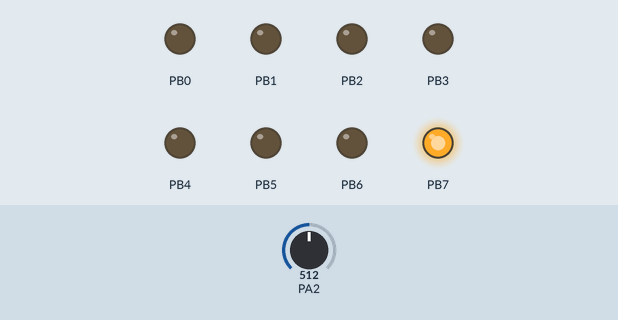
Bench run of a program on a simulated ATmega32, built with avr-gcc and emulated at 8 MHz. On the bench: output pins drawn as LEDs (lit = HIGH). Inputs (shaded band) come from the test bench; at power-on: PA2 = 512.

Above: at 0.1 s.
Timing chart, 0 to 1.6 s (numbered marks = the images above):
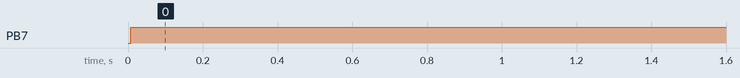

Measured:
- by itself, PB7: LOW → HIGH at 0.01 s

The program:

main.c
```c
/*
 * main.c
 *
 *  Created on: Aug 20, 2023
 *      Author: Marawan Ahmed
 */


#include <avr/io.h>
#include <avr/interrupt.h>

#include "LIB/STD_Types.h"
#include "LIB/BIT_Math.h"

#include "MCAL/DIO/DIO.h"
#include "MCAL/TIM0/TIM0.h"
#include "MCAL/ADC/ADC.h"


u16	Global_u16Frequency = 1;
u16	Global_u16Periodms;

void CallbackFunc(void);

int main(){
	DIO_voidSetPinDirection(DIO_PORTA, DIO_PIN2, DIO_PIN_INPUT);
	ADC_voidInit(ADC_DIV_64);
	u16 Local_u16DigitalValue;

	DIO_voidSetPortDirection(DIO_PORTB, DIO_PORT_OUTPUT);

	TIM0_voidOVFCallback(&CallbackFunc);

	TIM0_voidInit();
	TIM0_voidSetPreValue(232);
	TIM0_voidTimerStart(TIM0_PRE_DIV_8);

	sei();
	TIM0_voidOVFINTControl(TIM0_INT_ENABLE);

	while(1){
		Local_u16DigitalValue = ADC_u16GetDigitalValue(ADC_CHANNEL_2);
		Global_u16Periodms = (Local_u16DigitalValue )/1024;
//		DIO_voidTogglePinValue(DIO_PORTB,DIO_PIN0);
//		DIO_voidTogglePinValue(DIO_PORTB,DIO_PIN1);
//		DIO_voidTogglePinValue(DIO_PORTB,DIO_PIN2);
//		DIO_voidTogglePinValue(DIO_PORTB,DIO_PIN3);
	}
}


void CallbackFunc(void){
	static u16 Local_u16Count =0;
	if(Local_u16Count == 30){
		static u16 Local_u16Count_1 =0;
		if(Local_u16Count_1 == Global_u16Periodms){
			DIO_voidTogglePinValue(DIO_PORTB,DIO_PIN7);
			Local_u16Count_1 =0;
		}
		Local_u16Count_1++;
		Local_u16Count =0;
		TIM0_voidSetPreValue(232);
	}

	Local_u16Count++;
}
```

BIT_Math.h
```c
#ifndef BIT_MATH_H
#define BIT_MATH_H

#define SET_BIT(var,bit) var|(1<<bit)
#define CLR_BIT(var,bit) var&(~(1<<bit))
#define TGL_BIT(var,bit) var^(1<<bit)
#define GET_BIT(var,bit) (var>>bit)&1

#endif
```

STD_Types.h
```c
#ifndef STD_TYPES_H
#define STD_TYPES_H

typedef unsigned char          u8 ;
typedef unsigned short int     u16;
typedef unsigned long int      u32;
typedef signed char            s8 ;
typedef signed short int       s16;
typedef signed long int        s32;
typedef float                  f32;
typedef double                 f64;

typedef void (*ptrFunc_Iv_Ov) (void);


#define NULL ((void*) 0)
#endif
```

ADC.c
```c
/*
 * ADC.c
 *
 *  Created on: Aug 22, 2023
 *      Author: Marawan Ahmed
 */
#include <avr/io.h>
#include <util/delay.h>

#define ADC_REF_AVCC	0
#define ADC_REF_AREF	1
#define ADC_REF_INTERNAL_2V56	2

#include "ADC.h"

void ADC_voidInit(u8 Copy_u8Prescaler){
	/*Enable ADC*/
	ADCSRA = SET_BIT(ADCSRA, ADEN);
	ADCSRA &= (0b11111000 | Copy_u8Prescaler);
//	ADCSRA |= Copy_u8Prescaler;

	/*Select VREF*/
	/*ADMUX REFS1,REFS0*/
	#if ADC_REF_VOLTEAGE == ADC_REF_AVCC
		ADMUX = SET_BIT(ADMUX, REFS0);
		ADMUX = CLR_BIT(ADMUX, REFS1);
	#elif ADC_REF_VOLTEAGE == ADC_REF_AREF
		ADMUX = CLR_BIT(ADMUX, REFS0);
		ADMUX = CLR_BIT(ADMUX, REFS1);
	#else
		ADMUX = SET_BIT(ADMUX, REFS0);
		ADMUX = SET_BIT(ADMUX, REFS1);
	#endif

	/*select right adjust*/
	ADMUX = CLR_BIT(ADMUX, ADLAR);


}

u16 ADC_u16GetDigitalValue (u8 Copy_u8Channel){
	/*Select Channel*/
	ADMUX &= 0b11100000;
	ADMUX |= Copy_u8Channel;

	/*Start Conversion*/
	ADCSRA = SET_BIT(ADCSRA, ADSC);
	while(GET_BIT(ADCSRA, ADIF) == 0); // Wait

	ADCSRA = CLR_BIT(ADCSRA,ADIF);

	return ADC;
}

void ADC_voidDisable (void){
	ADCSRA = CLR_BIT(ADCSRA, ADEN);

}
```

ADC.h
```c
/*
 * ADC.h
 *
 *  Created on: Aug 22, 2023
 *      Author: Marawan Ahmed
 */

#ifndef ADC_H
#define ADC_H

#include "../../LIB/STD_Types.h"
#include "../../LIB/BIT_Math.h"

#define ADC_REF_VOLTEAGE	ADC_REF_AVCC  /*ADC_REF_AVCC, ADC_REF_AREF, ADC_REF_INTERNAL_2.56_V*/

/*******************Prescalar********************/
#define ADC_DIV_2	1
#define ADC_DIV_4	2
#define ADC_DIV_8	3
#define ADC_DIV_16	4
#define ADC_DIV_32	5
#define ADC_DIV_64	6
#define ADC_DIV_128	7

/*******************Channel********************/
#define ADC_CHANNEL_0	0
#define ADC_CHANNEL_1	1
#define ADC_CHANNEL_2	2
#define ADC_CHANNEL_3	3
#define ADC_CHANNEL_4	4
#define ADC_CHANNEL_5	5
#define ADC_CHANNEL_6	6
#define ADC_CHANNEL_7	7


/**********************APIs**********************/
void ADC_voidInit(u8 Copy_u8Prescaler);
u16 ADC_u16GetDigitalValue (u8 Copy_u8Channel);
void ADC_voidDisable (void);


#endif /* MCAL_ADC_ADC_H_ */
```

DIO.c
```c
#include <avr/io.h>
#include "../../LIB/STD_Types.h"
#include "../../LIB/BIT_Math.h"
#include "DIO.h"


void DIO_voidSetPinDirection (u8 Copy_u8Port, u8 Copy_u8Pin, u8 Copy_u8Direction){
	if(Copy_u8Pin < 8){
		if (Copy_u8Direction == DIO_PIN_OUTPUT){
			switch(Copy_u8Port){
				case DIO_PORTA: DDRA = SET_BIT(DDRA,Copy_u8Pin); break;
				case DIO_PORTB: DDRB = SET_BIT(DDRB,Copy_u8Pin); break;
				case DIO_PORTC: DDRC = SET_BIT(DDRC,Copy_u8Pin); break;
				case DIO_PORTD: DDRD = SET_BIT(DDRD,Copy_u8Pin); break;
				default:	return;/*do nothing*/
			}
		}
		else if (Copy_u8Direction == DIO_PIN_INPUT){
			switch(Copy_u8Port){
				case DIO_PORTA: DDRA = CLR_BIT(DDRA,Copy_u8Pin); break;
				case DIO_PORTB: DDRB = CLR_BIT(DDRB,Copy_u8Pin); break;
				case DIO_PORTC: DDRC = CLR_BIT(DDRC,Copy_u8Pin); break;
				case DIO_PORTD: DDRD = CLR_BIT(DDRD,Copy_u8Pin); break;
				default:	return;	/*do nothing*/
			}
		}
		else if (Copy_u8Direction == DIO_PIN_INPUT_PULLUP){
			switch(Copy_u8Port){
				case DIO_PORTA: DDRA = CLR_BIT(DDRA,Copy_u8Pin); PORTA = SET_BIT(PORTA,Copy_u8Pin);break;
				case DIO_PORTB: DDRB = CLR_BIT(DDRB,Copy_u8Pin); PORTB = SET_BIT(PORTB,Copy_u8Pin);break;
				case DIO_PORTC: DDRC = CLR_BIT(DDRC,Copy_u8Pin); PORTC = SET_BIT(PORTC,Copy_u8Pin);break;
				case DIO_PORTD: DDRD = CLR_BIT(DDRD,Copy_u8Pin); PORTD = SET_BIT(PORTD,Copy_u8Pin);break;
				default:	return;	/*do nothing*/
			}
		}

		else{
			/*do nothing*/
			return;
		}

	}
	else{
		/*do nothing*/
	}
}


void DIO_voidSetPinValue (u8 Copy_u8Port, u8 Copy_u8Pin, u8 Copy_u8Value){
	if(Copy_u8Pin < 8){
		if (Copy_u8Value == DIO_HIGH){
			switch(Copy_u8Port){
				case DIO_PORTA: PORTA = SET_BIT(PORTA,Copy_u8Pin); break;
				case DIO_PORTB: PORTB = SET_BIT(PORTB,Copy_u8Pin); break;
				case DIO_PORTC: PORTC = SET_BIT(PORTC,Copy_u8Pin); break;
				case DIO_PORTD: PORTD = SET_BIT(PORTD,Copy_u8Pin); break;
				default:	return;/*do nothing*/
			}
		}
		else if (Copy_u8Value == DIO_LOW){
			switch(Copy_u8Port){
				case DIO_PORTA: PORTA = CLR_BIT(PORTA,Copy_u8Pin); break;
				case DIO_PORTB: PORTB = CLR_BIT(PORTB,Copy_u8Pin); break;
				case DIO_PORTC: PORTC = CLR_BIT(PORTC,Copy_u8Pin); break;
				case DIO_PORTD: PORTD = CLR_BIT(PORTD,Copy_u8Pin); break;
				default:	return;/*do nothing*/
			}
		}
		else{
			/*do nothing*/
			return;
		}

	}
	else{
		/*do nothing*/
		return;
	}
}

void DIO_voidTogglePinValue (u8 Copy_u8Port, u8 Copy_u8Pin){
	if(Copy_u8Pin < 8){
			switch(Copy_u8Port){
				case DIO_PORTA: PORTA = TGL_BIT(PORTA,Copy_u8Pin); break;
				case DIO_PORTB: PORTB = TGL_BIT(PORTB,Copy_u8Pin); break;
				case DIO_PORTC: PORTC = TGL_BIT(PORTC,Copy_u8Pin); break;
				case DIO_PORTD: PORTD = TGL_BIT(PORTD,Copy_u8Pin); break;
				default:	return;/*do nothing*/
			}
	}
	else{
		/*do nothing*/
		return;
	}
}
u8 DIO_u8GetPinValue (u8 Copy_u8Port, u8 Copy_u8Pin){
	if(Copy_u8Pin < 8){
		switch(Copy_u8Port){
			case DIO_PORTA: return GET_BIT(PINA,Copy_u8Pin);
			case DIO_PORTB: return GET_BIT(PINB,Copy_u8Pin);
			case DIO_PORTC: return GET_BIT(PINC,Copy_u8Pin);
			case DIO_PORTD: return GET_BIT(PIND,Copy_u8Pin);
			default       :	return 0xff;              /*as a wrong entry*/
		}
	}
	else{
		/*do nothing*/
	}
}

void DIO_voidSetPortDirection (u8 Copy_u8Port, u8 Copy_u8DirValue){
	switch(Copy_u8Port){
		case DIO_PORTA: DDRA = Copy_u8DirValue; break;
		case DIO_PORTB: DDRB = Copy_u8DirValue; break;
		case DIO_PORTC: DDRC = Copy_u8DirValue; break;
		case DIO_PORTD: DDRD = Copy_u8DirValue; break;
		default:	return;/*do nothing*/
	}
}

void DIO_voidSetPortValue (u8 Copy_u8Port, u8 Copy_u8Value){
	switch(Copy_u8Port){
		case DIO_PORTA: PORTA = Copy_u8Value; break;
		case DIO_PORTB: PORTB = Copy_u8Value; break;
		case DIO_PORTC: PORTC = Copy_u8Value; break;
		case DIO_PORTD: PORTD = Copy_u8Value; break;
		default:	return;/*do nothing*/
	}

}
```

DIO.h
```c
#ifndef DIO_H
#define DIO_H

#include "../../LIB/STD_Types.h"

#define DIO_PIN_INPUT 0
#define DIO_PIN_OUTPUT 1
#define DIO_PIN_INPUT_PULLUP 2

#define DIO_PORT_INPUT 0x00
#define DIO_PORT_OUTPUT 0xFF

#define DIO_PORTA 0
#define DIO_PORTB 1
#define DIO_PORTC 2
#define DIO_PORTD 3

#define DIO_PIN0 0
#define DIO_PIN1 1
#define DIO_PIN2 2
#define DIO_PIN3 3
#define DIO_PIN4 4
#define DIO_PIN5 5
#define DIO_PIN6 6
#define DIO_PIN7 7

#define DIO_HIGH 1
#define DIO_LOW 0

/**********************APIs**********************/
void DIO_voidSetPinDirection (u8 Copy_u8Port, u8 Copy_u8Pin, u8 Copy_u8Direction);
void DIO_voidSetPinValue (u8 Copy_u8Port, u8 Copy_u8Pin, u8 Copy_u8Value);
void DIO_voidTogglePinValue (u8 Copy_u8Port, u8 Copy_u8Pin);
u8 DIO_u8GetPinValue (u8 Copy_u8Port, u8 Copy_u8Pin);

void DIO_voidSetPortDirection (u8 Copy_u8Port, u8 Copy_u8DirValue);
void DIO_voidSetPortValue (u8 Copy_u8Port, u8 Copy_u8Value);
#endif
```

TIM0.c
```c
/*
 * Timer0.c
 *
 *  Created on: Aug 23, 2023
 *      Author: Marawan Ahmed
 */


#include <avr/interrupt.h>
#include <avr/io.h>
#include "../../LIB/STD_Types.h"
#include "../../LIB/BIT_Math.h"

#define TIM0_MODE_NORMAL	0
#define TIM0_MODE_CTC 		1
#define TIM0_MODE_PWM_PHASE	2
#define TIM0_MODE_FAST_PWM	3

#include "TIM0.h"

ptrFunc_Iv_Ov Global_ISR_TIM0_OVF_ptr = NULL;
ptrFunc_Iv_Ov Global_ISR_TIM0_CM_ptr = NULL;


void TIM0_voidInit(void){
	#if TIM0_MODE == TIM0_MODE_NORMAL
		TCCR0 = CLR_BIT(TCCR0, WGM00);
		TCCR0 = CLR_BIT(TCCR0, WGM01);
	#elif TIM0_MODE == TIM0_MODE_CTC
		TCCR0 = CLR_BIT(TCCR0, WGM00);
		TCCR0 = SET_BIT(TCCR0, WGM01);
	#elif TIM0_MODE == TIM0_MODE_CTC
		TCCR0 = SET_BIT(TCCR0, WGM00);
		TCCR0 = CLR_BIT(TCCR0, WGM01);
	#else
		TCCR0 = SET_BIT(TCCR0, WGM00);
		TCCR0 = SET_BIT(TCCR0, WGM01);
	#endif
}


void TIM0_voidSetPreValue(u8 Copy_u8CounterStartValue){
	TCNT0 = Copy_u8CounterStartValue;
}

void TIM0_voidTimerStart(u8 Copy_u8Prescalar){
	TCCR0 &= 0b11111000;
	TCCR0 |= Copy_u8Prescalar;
}

void TIM0_voidOVFINTControl(u8 Copy_u8INTcontrol){
	if (Copy_u8INTcontrol == TIM0_INT_ENABLE){
		TIMSK = SET_BIT(TIMSK, TOIE0);
	}
	else{
		TIMSK = CLR_BIT(TIMSK, TOIE0);
	}
}

void TIM0_voidSetCompareMatch(u8 Copy_u8CompareMatchValue, u8 Copy_u8OC0PinAction){
	switch(Copy_u8OC0PinAction){
		case TIM0_OC0_TGL:
			TCCR0 = SET_BIT(TCCR0, COM00);
			TCCR0 = CLR_BIT(TCCR0, COM01);
			break;

		case TIM0_OC0_CLR:
			TCCR0 = CLR_BIT(TCCR0, COM00);
			TCCR0 = SET_BIT(TCCR0, COM01);
			break;

		case TIM0_OC0_SET:
			TCCR0 = SET_BIT(TCCR0, COM00);
			TCCR0 = SET_BIT(TCCR0, COM01);
			break;

		default:
			TCCR0 = CLR_BIT(TCCR0, COM00);
			TCCR0 = CLR_BIT(TCCR0, COM01);
			break;
	}
	OCR0 = Copy_u8CompareMatchValue;
}

void TIM0_voidSetCompareMatchValue(u8 Copy_u8CompareMatchValue){
	OCR0 = Copy_u8CompareMatchValue;
}


void TIM0_voidSetCompareMatchINTControl(u8 Copy_u8INTControl){
	if (Copy_u8INTControl == TIM0_INT_ENABLE){
		TIMSK = SET_BIT(TIMSK, OCIE0);
	}
	else{
		TIMSK = CLR_BIT(TIMSK, OCIE0);
	}
}

void TIM0_voidTimerStop (void){
	TCCR0 &= 0b11111000;

}

void TIM0_voidOVFCallback(ptrFunc_Iv_Ov Copy_pfTIM0OVF){
	Global_ISR_TIM0_OVF_ptr = Copy_pfTIM0OVF;
}
void TIM0_voidCompareMatchCallback(ptrFunc_Iv_Ov Copy_pfTIM0CompareMatch){
	Global_ISR_TIM0_CM_ptr = Copy_pfTIM0CompareMatch;

}

void TIM0_voidPWMGenerator(u8 Copy_u8DutyCycle, u8 Copy_u8C0PinAction){
	#if TIM0_MODE == TIM0_MODE_FAST_PWM
		if(Copy_u8C0PinAction == TIM0_OC0_SET_CMP_CLR_OVF){
			TCCR0 = SET_BIT(TCCR0, COM00);
			TCCR0 = SET_BIT(TCCR0, COM01);
			OCR0 = 256 - (Copy_u8DutyCycle * 256)/100;

		}
		else{
			TCCR0 = CLR_BIT(TCCR0, COM00);
			TCCR0 = SET_BIT(TCCR0, COM01);
			OCR0 = (Copy_u8DutyCycle * 256)/100;

		}

	#elif TIM0_MODE == TIM0_MODE_PWM_PHASE
		if(Copy_u8C0PinAction == TIM0_OC0_SET_UP_CLR_DOWN){
			TCCR0 = SET_BIT(TCCR0, COM00);
			TCCR0 = SET_BIT(TCCR0, COM01);
			OCR0 = (510 - (Copy_u8DutyCycle * 510)/100)/2;

		}
		else{
			TCCR0 = CLR_BIT(TCCR0, COM00);
			TCCR0 = SET_BIT(TCCR0, COM01);
			OCR0 = (Copy_u8DutyCycle * 510)/100/2;

		}

	#endif
}


ISR(TIMER0_OVF_vect){
	if(Global_ISR_TIM0_OVF_ptr != NULL){
		Global_ISR_TIM0_OVF_ptr();
	}
}

ISR(TIMER0_COMP_vect){
	if(Global_ISR_TIM0_CM_ptr != NULL){
		Global_ISR_TIM0_CM_ptr();
	}
}
```

TIM0.h
```c
/*
 * Timer0.h
 *
 *  Created on: Aug 23, 2023
 *      Author: Marawan Ahmed
 */
#include "../../LIB/STD_Types.h"

#ifndef TIM0_H
#define TIM0_H


/*******************cfg*****************/
/****************select mode***************/
#define TIM0_MODE	TIM0_MODE_NORMAL

/*******************Prescalar********************/
#define TIM0_TIMER_STOPED		0
#define TIM0_NO_PRE				1
#define TIM0_PRE_DIV_8			2
#define TIM0_PRE_DIV_64			3
#define TIM0_PRE_DIV_256		4
#define TIM0_PRE_DIV_1024		5
#define TIM0_EXT_FALLING		6
#define TIM0_EXT_RISING			7

/*******************Interupt control**********/
#define TIM0_INT_ENABLE			1
#define TIM0_INT_DISABLE		0

/**************CO0 Pin Action(NORMAL CTC)**************/
#define TIM0_OC0_IN_OUT			0
#define TIM0_OC0_TGL			1
#define TIM0_OC0_CLR			2
#define TIM0_OC0_SET			3

/**************CO0 Pin Action(FAST PWM)**************/
#define TIM0_OC0_SET_CMP_CLR_OVF	1
#define TIM0_OC0_CLR_CMP_SET_OVF	2

/**************CO0 Pin Action(phase PWM)**************/
#define TIM0_OC0_SET_UP_CLR_DOWN	1
#define TIM0_OC0_CLR_UP_SET_DOWN	2
/***************************APIs********************************/

void TIM0_voidInit(void);
void TIM0_voidSetPreValue(u8 Copy_u8CounterStartValue);
void TIM0_voidTimerStart(u8 Copy_u8Prescalar);
void TIM0_voidOVFINTControl(u8 Copy_u8INTcontrol);

void TIM0_voidSetCompareMatch(u8 Copy_u8CompareMatchValue, u8 Copy_u8OC0PinAction);
void TIM0_voidSetCompareMatchValue(u8 Copy_u8CompareMatchValue);
void TIM0_voidSetCompareMatchINTControl(u8 Copy_u8INTControl);
void TIM0_voidTimerStop (void);

void TIM0_voidOVFCallback(ptrFunc_Iv_Ov Copy_pfTIM0OVF);
void TIM0_voidCompareMatchCallback(ptrFunc_Iv_Ov Copy_pfTIM0CompareMatch);

void TIM0_voidPWMGenerator(u8 Copy_u8DutyCycle, u8 Copy_u8C0PinAction);

#endif /* MCAL_TIMER0_TIMER0_H_ */
```
